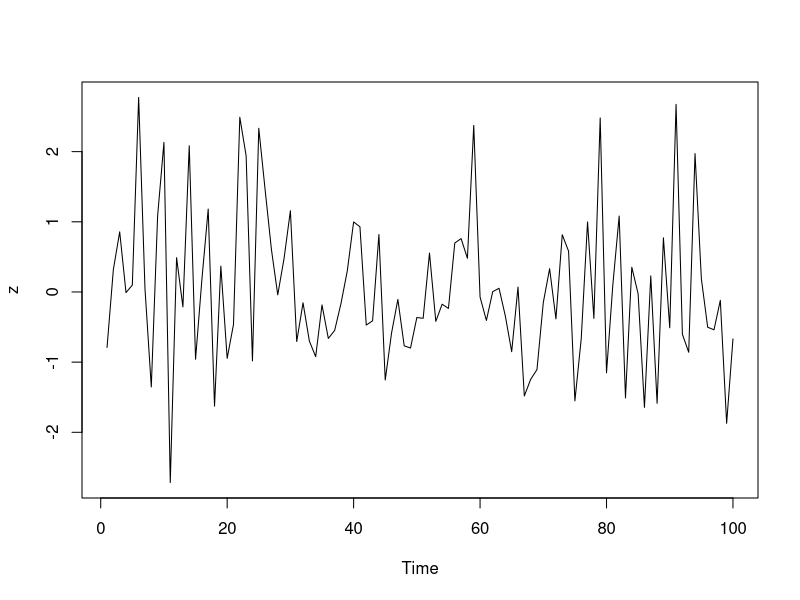
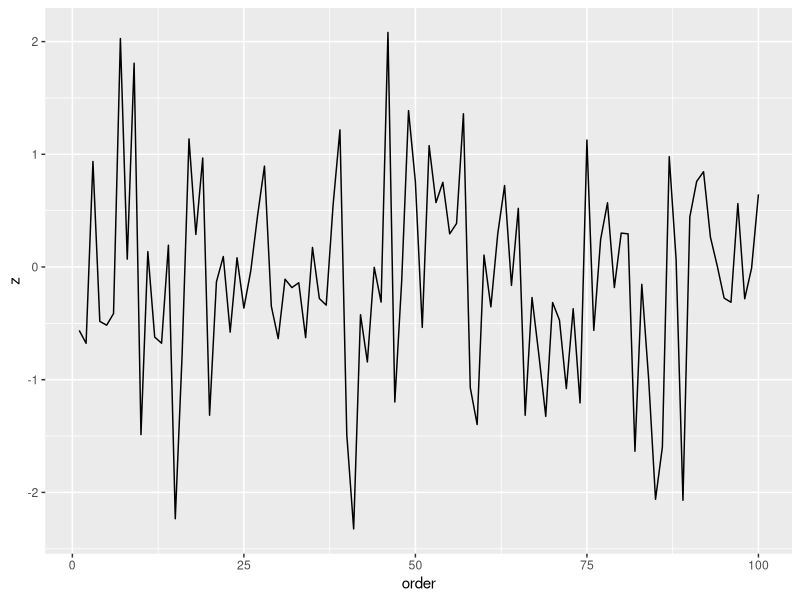
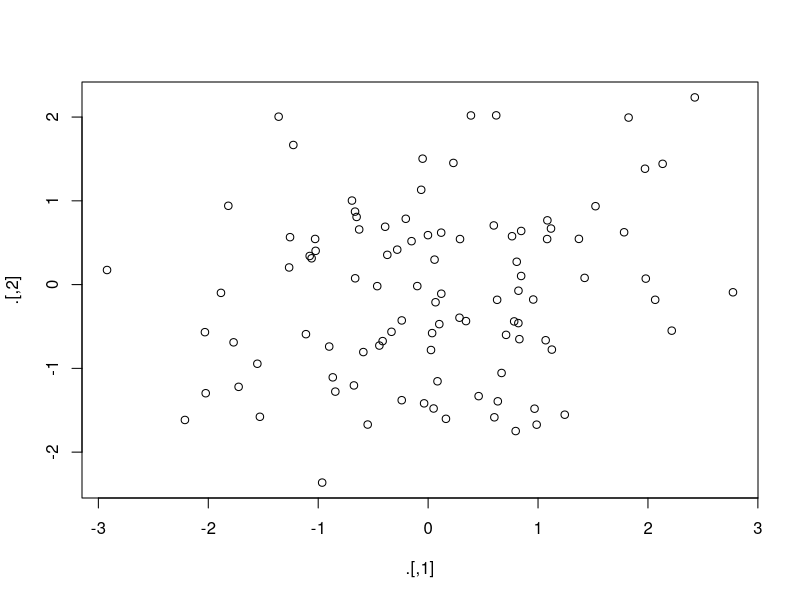

Recreate these plots in R, in order.
## ---- chunk 1
knitr::opts_chunk$set(echo = TRUE, warning = FALSE, message = FALSE)

Sys.Date()
## ---- chunk 2
library(tidyverse)
library(magrittr) # El paquete de Pipe, se activa usando tidyverse
## ---- chunk 3
head(diamonds, n=3)

diamonds$Precio_q = diamonds$price/diamonds$carat # crear una nueva variable

head(diamonds, n=3)
## ---- chunk 4
diamonds2 <- diamonds %>% 
  dplyr::mutate(price_per_carat = price / carat)
## ---- chunk 5
diamonds %>% 
  group_by(cut) %>% 
  summarize(Precio_color= mean(price))
## ---- chunk 6
car_data <- 
  mtcars %>%
  subset(hp > 100) %>%
  aggregate(. ~ cyl, data = ., FUN = . %>% mean %>% round(2)) %>%
  transform(kpl = mpg %>% multiply_by(0.4251)) %>%
  print
## ---- chunk 7
car_data <- 
  transform(aggregate(. ~ cyl, 
                      data = subset(mtcars, hp > 100), 
                      FUN = function(x) round(mean(x), 2)), 
                      kpl = mpg*0.4251)

car_data
## ---- chunk 8
car_data <- 
  mtcars %>%
  subset(hp > 100) %>%
  group_by(cyl) %>% 
  summarise(across(everything(), list(mean))) %>% 
  transform(kpl = mpg_1 %>% multiply_by(0.4251)) %>% 
  print


## ---- chunk 9
library(magrittr)

#iris %>%
#  subset(Sepal.Length > mean(Sepal.Length)) |> 
#  cor(Sepal.Length, Sepal.Width)


iris %>%
  subset(Sepal.Length > mean(Sepal.Length)) %$%
 cor(Sepal.Length, Sepal.Width)

iris %>%
  subset(Sepal.Length > mean(Sepal.Length)) |> 
  summarize(corr= cor(Sepal.Length, Sepal.Width))

## ---- chunk 10
data.frame(z = rnorm(100)) %$% 
  ts.plot(z)

#data.frame(z = rnorm(100)) |>  
#  ts.plot(z)

#Para hacerlo la misma grafico con Tidyverse
z1=data.frame(z = rnorm(100)) 
library(data.table)
z1=data.table(z1)
z1$order= c(1:100)
z1|> 
  ggplot(aes(order, z))+
  geom_line()


## ---- chunk 11

# Example 1
head(iris)

head(iris$Sepal.Length %<>% sqrt)



# Example 2
x <- rnorm(100)
head(x, n=10)
x %<>% 
  abs %>% 
  sort

head(x, 20)
## ---- chunk 12

# Example 1
names(iris)
iris |> 
  filter(Species %in% c("setosa", "virginica")) |> 
  head()





## ---- chunk 13
rnorm(200) %>%
matrix(ncol = 2) %T>%
plot %>%  # plot usually does not return anything. 
colSums
